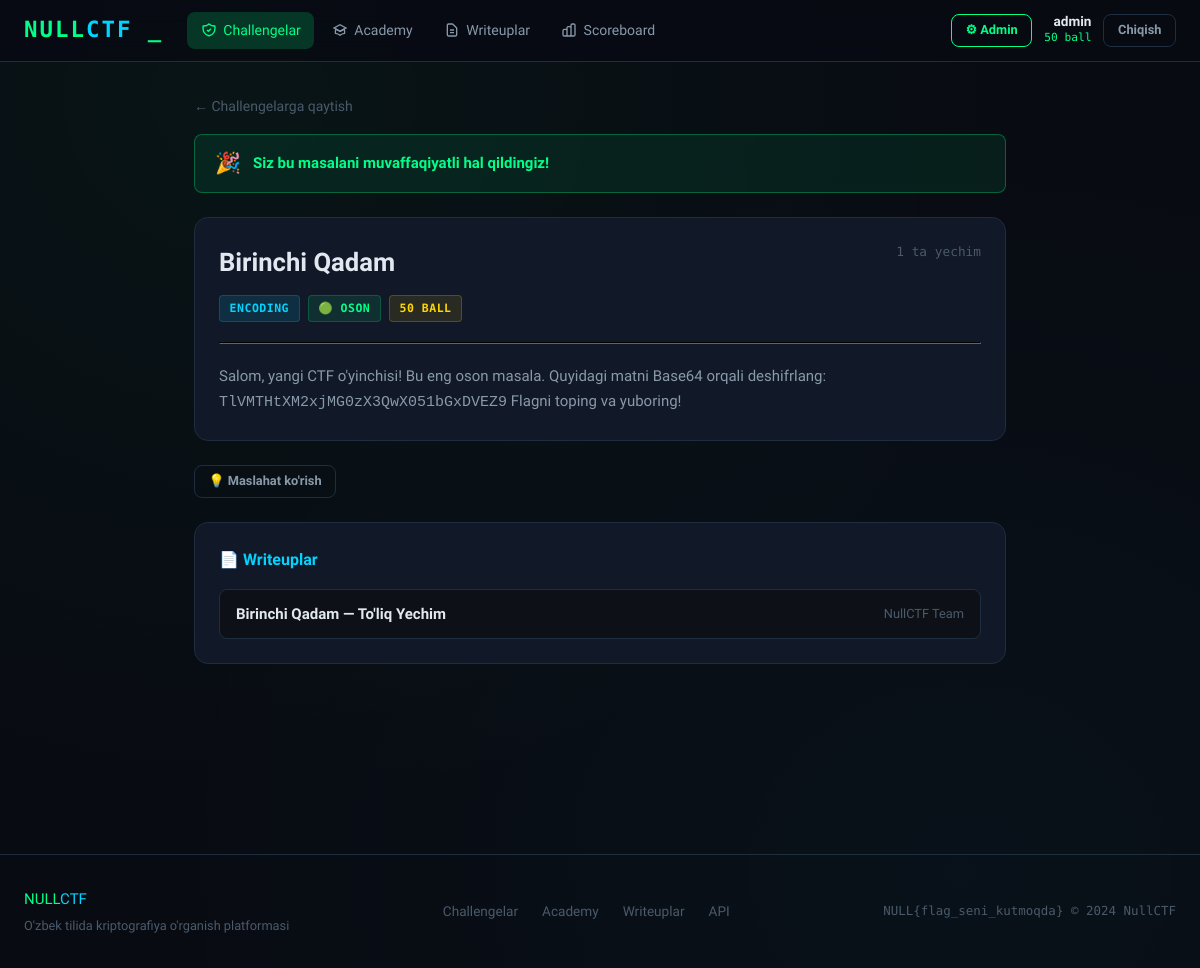
The page /challenges/1 (signed in) on the database as committed earlier.
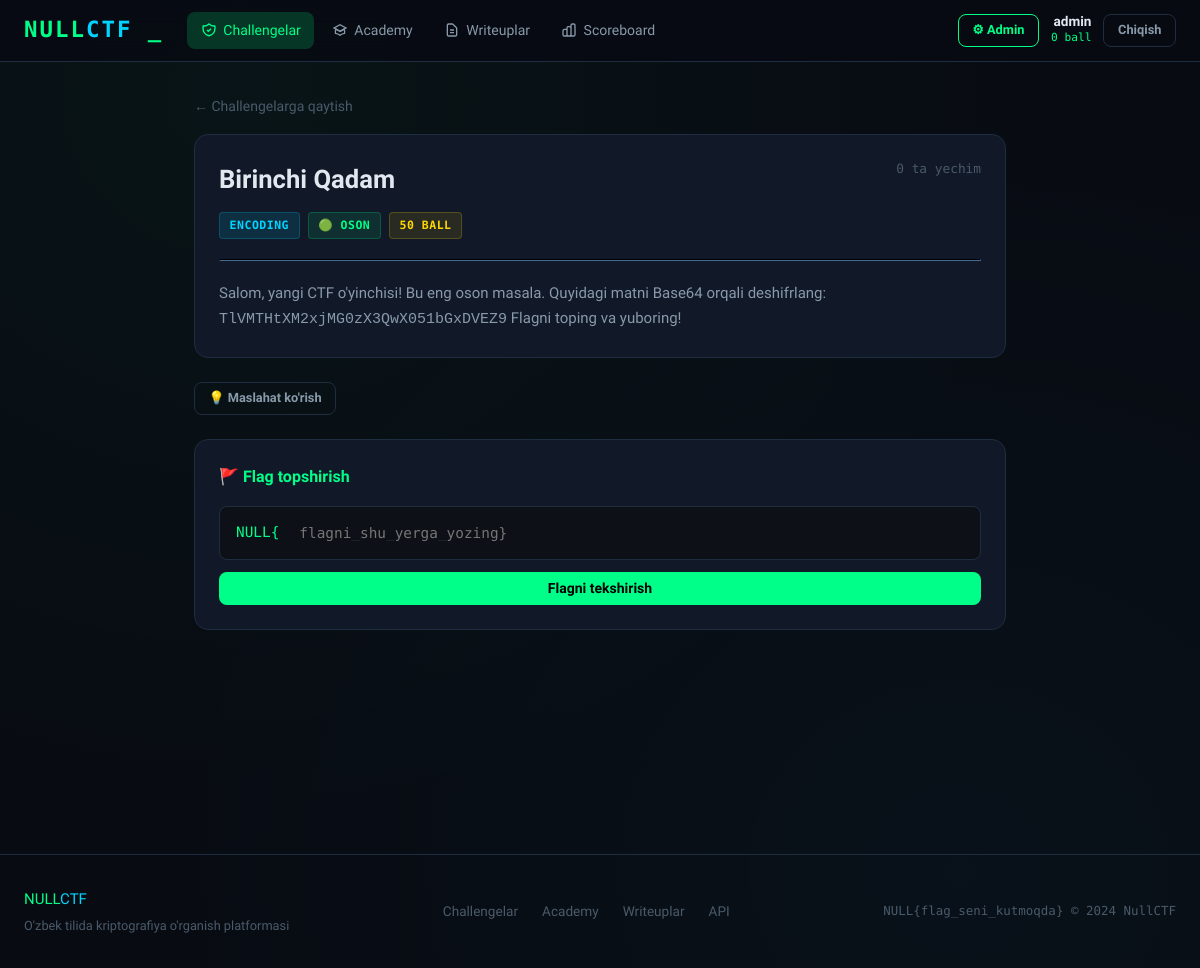
The same page on the database as committed later.
### backend/models/database.py (models this page shows, shortened)
class User(UserMixin, db.Model):
    __tablename__ = 'users'
    id            = db.Column(db.Integer, primary_key=True)
    username      = db.Column(db.String(50), unique=True, nullable=False)
    email         = db.Column(db.String(120), unique=True, nullable=False)
    password_hash = db.Column(db.String(256), nullable=False)
    score         = db.Column(db.Integer, default=0)
    is_admin      = db.Column(db.Boolean, default=False)
    created_at    = db.Column(db.DateTime, default=datetime.utcnow)
    submissions = db.relationship('Submission', backref='user', lazy='dynamic')
    def solved_challenges(self):
        return [s.challenge_id for s in self.submissions.filter_by(correct=True)]

class Writeup(db.Model):
    __tablename__ = 'writeups'
    id           = db.Column(db.Integer, primary_key=True)
    challenge_id = db.Column(db.Integer, db.ForeignKey('challenges.id'), nullable=False)
    title        = db.Column(db.String(200), nullable=False)
    content      = db.Column(db.Text, nullable=False)  # Markdown
    author       = db.Column(db.String(100), default='Admin')
    is_active    = db.Column(db.Boolean, default=True)
    created_at   = db.Column(db.DateTime, default=datetime.utcnow)

### backend/routes/challenges.py (the view, shortened to what this page needs)
@challenges_bp.route('/challenges/<int:challenge_id>', methods=['GET', 'POST'])
def challenge_detail(challenge_id):
    challenge = Challenge.query.get_or_404(challenge_id)
    solved = False
    show_hint = False
    if current_user.is_authenticated:
        solved = challenge_id in current_user.solved_challenges()
        show_hint = request.args.get('hint') == '1'
    writeups = challenge.writeups.filter_by(is_active=True).all() if solved else []
    return render_template('challenges/detail.html',
                           challenge=challenge,
                           solved=solved,
                           show_hint=show_hint,
                           writeups=writeups)

### backend/models/database.py (called while the page is built)
    def solve_count(self):
        return self.submissions.filter_by(correct=True).count()

### frontend/templates/challenges/detail.html (shortened to what this page needs)
{% extends 'base.html' %}
{% block content %}
<div class="container" style="max-width:860px;">
  <div style="margin: 2rem 0 1rem;">
    <a href="{{ url_for('challenges.challenges_list') }}" style="color:var(--text-muted); font-size:.875rem;">
      ← Challengelarga qaytish
    </a>
  </div>
  {% if solved %}
  <div class="solved-banner">
    <span style="font-size:1.3rem;">🎉</span>
    <span>Siz bu masalani muvaffaqiyatli hal qildingiz!</span>
  </div>
  {% endif %}
  <div class="card" style="margin-bottom:1.5rem;">
    <div style="display:flex; justify-content:space-between; align-items:flex-start; gap:1rem; flex-wrap:wrap;">
      <div>
        <h1 style="font-size:1.6rem; font-weight:800; margin-bottom:.75rem;">
          {{ challenge.title }}
        </h1>
        <div style="display:flex; gap:.5rem; flex-wrap:wrap;">
          <span class="badge badge-category">{{ challenge.category }}</span>
          {% if challenge.difficulty == 'oson' %}
            <span class="badge badge-easy">🟢 Oson</span>
          {% elif challenge.difficulty == "o'rta" %}
            <span class="badge badge-medium">🟡 O'rta</span>
          {% else %}
            <span class="badge badge-hard">🔴 Qiyin</span>
          {% endif %}
          <span class="badge" style="background:rgba(255,215,0,.1); color:var(--yellow); border:1px solid rgba(255,215,0,.2);">
            {{ challenge.points }} ball
          </span>
        </div>
      </div>
      <div style="text-align:right; color:var(--text-muted); font-family:var(--mono); font-size:.8rem;">
        <div>{{ challenge.solve_count() }} ta yechim</div>
      </div>
    </div>
    <hr style="border-color:var(--border); margin:1.25rem 0;">
    <div style="color:var(--text-secondary); line-height:1.7;">
      {{ challenge.description|safe }}
    </div>
  </div>
  {% if challenge.hint %}
  <div style="margin-bottom:1.5rem;">
    {% if not show_hint %}
    <a href="{{ url_for('challenges.challenge_detail', challenge_id=challenge.id) }}?hint=1"
       class="btn btn-ghost btn-sm">
      💡 Maslahat ko'rish
    </a>
    {% endif %}
  </div>
  {% endif %}
  {% if not solved %}
  <div class="card" style="margin-bottom:1.5rem;">
    <h3 style="font-size:1rem; font-weight:700; margin-bottom:1rem; color:var(--green);">
      🚩 Flag topshirish
    </h3>
    {% if current_user.is_authenticated %}
    <form method="POST">
      <div class="flag-input-wrap">
        <span class="flag-prefix">NULL{</span>
        <input type="text" name="flag" class="flag-input"
               placeholder="flagni_shu_yerga_yozing}"
               autocomplete="off" spellcheck="false" autofocus>
      </div>
      <button type="submit" class="btn btn-primary btn-full" style="margin-top:.75rem;">
        Flagni tekshirish
      </button>
    </form>
    {% endif %}
  </div>
  {% endif %}
  {% if solved and writeups %}
  <div class="card">
    <h3 style="font-size:1rem; font-weight:700; margin-bottom:1rem; color:var(--cyan);">
      📄 Writeuplar
    </h3>
    <div style="display:flex; flex-direction:column; gap:.75rem;">
      {% for wu in writeups %}
      <a href="{{ url_for('writeups.detail', writeup_id=wu.id) }}"
         style="display:flex; justify-content:space-between; align-items:center;
                padding:.75rem 1rem; background:var(--bg-surface);
                border:1px solid var(--border); border-radius:var(--radius);
                color:inherit; text-decoration:none; transition:border-color .2s;"
         onmouseover="this.style.borderColor='var(--cyan)'"
         onmouseout="this.style.borderColor='var(--border)'">
        <span style="font-weight:600;">{{ wu.title }}</span>
        <span style="font-size:.8rem; color:var(--text-muted);">{{ wu.author }}</span>
      </a>
      {% endfor %}
    </div>
  </div>
  {% endif %}
</div>
{% endblock %}

### frontend/templates/base.html (shortened to what this page needs)
<!DOCTYPE html>
<html lang="uz">
<head>
  <link rel="stylesheet" href="{{ url_for('static', filename='css/main.css') }}">
</head>
<body>
<nav class="navbar">
  <div class="nav-inner">
    <a href="{{ url_for('challenges.index') }}" class="nav-brand">
      <span class="brand-null">NULL</span><span class="brand-ctf">CTF</span>
      <span class="brand-cursor">_</span>
    </a>
    <div class="nav-links">
      <a href="{{ url_for('challenges.challenges_list') }}" class="nav-link {% if request.endpoint and 'challenge' in request.endpoint %}active{% endif %}">
        <svg viewBox="0 0 24 24" fill="none" stroke="currentColor" stroke-width="2"><path d="M9 12l2 2 4-4m5.618-4.016A11.955 11.955 0 0112 2.944a11.955 11.955 0 01-8.618 3.04A12.02 12.02 0 003 9c0 5.591 3.824 10.29 9 11.622 5.176-1.332 9-6.03 9-11.622 0-1.042-.133-2.052-.382-3.016z"/></svg>
        Challengelar
      </a>
      <a href="{{ url_for('academy.index') }}" class="nav-link {% if request.endpoint and 'academy' in request.endpoint %}active{% endif %}">
        <svg viewBox="0 0 24 24" fill="none" stroke="currentColor" stroke-width="2"><path d="M12 14l9-5-9-5-9 5 9 5z"/><path d="M12 14l6.16-3.422a12.083 12.083 0 01.665 6.479A11.952 11.952 0 0012 20.055a11.952 11.952 0 00-6.824-2.998 12.078 12.078 0 01.665-6.479L12 14z"/></svg>
        Academy
      </a>
      <a href="{{ url_for('writeups.index') }}" class="nav-link {% if request.endpoint and 'writeup' in request.endpoint %}active{% endif %}">
        <svg viewBox="0 0 24 24" fill="none" stroke="currentColor" stroke-width="2"><path d="M9 12h6m-6 4h6m2 5H7a2 2 0 01-2-2V5a2 2 0 012-2h5.586a1 1 0 01.707.293l5.414 5.414a1 1 0 01.293.707V19a2 2 0 01-2 2z"/></svg>
        Writeuplar
      </a>
      <a href="{{ url_for('challenges.scoreboard') }}" class="nav-link {% if request.endpoint == 'challenges.scoreboard' %}active{% endif %}">
        <svg viewBox="0 0 24 24" fill="none" stroke="currentColor" stroke-width="2"><path d="M9 19v-6a2 2 0 00-2-2H5a2 2 0 00-2 2v6a2 2 0 002 2h2a2 2 0 002-2zm0 0V9a2 2 0 012-2h2a2 2 0 012 2v10m-6 0a2 2 0 002 2h2a2 2 0 002-2m0 0V5a2 2 0 012-2h2a2 2 0 012 2v14a2 2 0 01-2 2h-2a2 2 0 01-2-2z"/></svg>
        Scoreboard
      </a>
    </div>
    <div class="nav-auth">
      {% if current_user.is_authenticated %}
        {% if current_user.is_admin %}
        <a href="{{ url_for('admin.dashboard') }}" class="btn btn-sm btn-outline">⚙ Admin</a>
        {% endif %}
        <a href="{{ url_for('auth.profile') }}" class="user-badge">
          <span class="user-name">{{ current_user.username }}</span>
          <span class="user-score">{{ current_user.score }} ball</span>
        </a>
        <a href="{{ url_for('auth.logout') }}" class="btn btn-sm btn-ghost">Chiqish</a>
      {% else %}
        <a href="{{ url_for('auth.login') }}" class="btn btn-sm btn-ghost">Kirish</a>
        <a href="{{ url_for('auth.register') }}" class="btn btn-sm btn-primary">Ro'yxat</a>
      {% endif %}
    </div>
  </div>
</nav>
<main class="main-content">
  {% block content %}{% endblock %}
</main>
<footer class="footer">
  <div class="footer-inner">
    <div class="footer-brand">
      <span class="brand-null">NULL</span><span class="brand-ctf">CTF</span>
      <p>O'zbek tilida kriptografiya o'rganish platformasi</p>
    </div>
    <div class="footer-links">
      <a href="{{ url_for('challenges.challenges_list') }}">Challengelar</a>
      <a href="{{ url_for('academy.index') }}">Academy</a>
      <a href="{{ url_for('writeups.index') }}">Writeuplar</a>
      <a href="{{ url_for('api.get_stats') }}">API</a>
    </div>
    <div class="footer-copy">
      <p>NULL{flag_seni_kutmoqda} &copy; 2024 NullCTF</p>
    </div>
  </div>
</footer>
</body>
</html>

Rows that differ between the two databases and show on the page:
no longer on this page (row edited): Writeup: title "Birinchi Qadam — To'liq Yechim", author "NullCTF Team"
changed User "admin": score "50" → "0"
Other text that changed with them:
{{ challenge.solve_count() }}: "1" → "0"
text no longer shown: "🎉 Siz bu masalani muvaffaqiyatli hal qildingiz! 📄 Writeuplar"
text now shown: "🚩 Flag topshirish NULL{ Flagni tekshirish"
